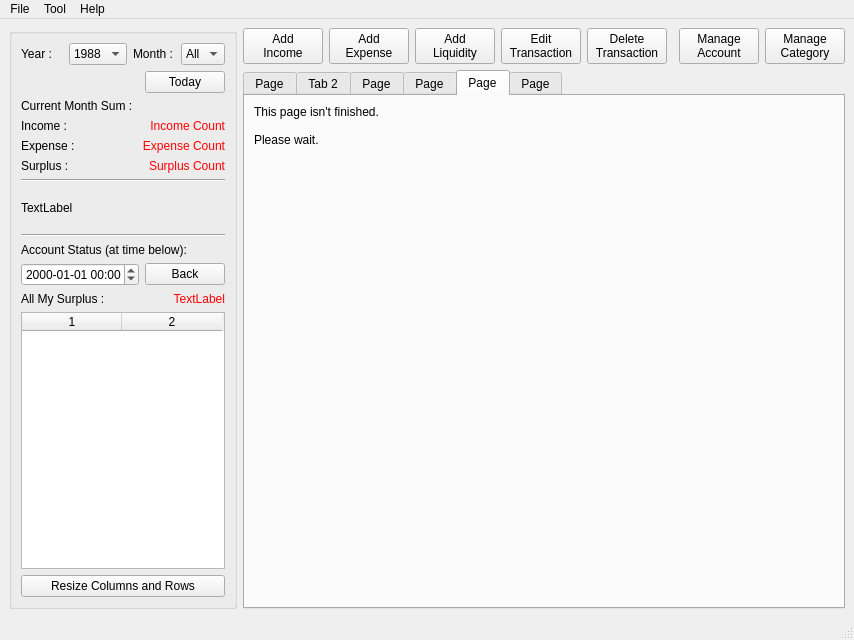
<?xml version="1.0" encoding="UTF-8"?>
<ui version="4.0">
 <class>accountBookMainWindow</class>
 <widget class="QMainWindow" name="accountBookMainWindow">
  <property name="geometry">
   <rect>
    <x>0</x>
    <y>0</y>
    <width>819</width>
    <height>640</height>
   </rect>
  </property>
  <property name="minimumSize">
   <size>
    <width>0</width>
    <height>640</height>
   </size>
  </property>
  <property name="windowTitle">
   <string>MainWindow</string>
  </property>
  <widget class="QWidget" name="centralwidget">
   <layout class="QGridLayout" name="gridLayout_2">
    <item row="0" column="0" rowspan="2">
     <widget class="QGroupBox" name="groupBox_2">
      <property name="minimumSize">
       <size>
        <width>228</width>
        <height>0</height>
       </size>
      </property>
      <property name="maximumSize">
       <size>
        <width>228</width>
        <height>16777215</height>
       </size>
      </property>
      <layout class="QGridLayout" name="gridLayout_3">
       <item row="0" column="0">
        <layout class="QHBoxLayout" name="horizontalLayout_2">
         <item>
          <widget class="QLabel" name="label">
           <property name="text">
            <string>Year :</string>
           </property>
          </widget>
         </item>
         <item>
          <widget class="QComboBox" name="comboBox">
           <item>
            <property name="text">
             <string>1988</string>
            </property>
           </item>
          </widget>
         </item>
         <item>
          <widget class="QLabel" name="label_2">
           <property name="text">
            <string>Month :</string>
           </property>
          </widget>
         </item>
         <item>
          <widget class="QComboBox" name="comboBox_2">
           <item>
            <property name="text">
             <string>All</string>
            </property>
           </item>
           <item>
            <property name="text">
             <string>1</string>
            </property>
           </item>
           <item>
            <property name="text">
             <string>2</string>
            </property>
           </item>
           <item>
            <property name="text">
             <string>3</string>
            </property>
           </item>
           <item>
            <property name="text">
             <string>4</string>
            </property>
           </item>
           <item>
            <property name="text">
             <string>5</string>
            </property>
           </item>
           <item>
            <property name="text">
             <string>6</string>
            </property>
           </item>
           <item>
            <property name="text">
             <string>7</string>
            </property>
           </item>
           <item>
            <property name="text">
             <string>8</string>
            </property>
           </item>
           <item>
            <property name="text">
             <string>9</string>
            </property>
           </item>
           <item>
            <property name="text">
             <string>10</string>
            </property>
           </item>
           <item>
            <property name="text">
             <string>11</string>
            </property>
           </item>
           <item>
            <property name="text">
             <string>12</string>
            </property>
           </item>
          </widget>
         </item>
        </layout>
       </item>
       <item row="1" column="0">
        <layout class="QHBoxLayout" name="horizontalLayout">
         <item>
          <spacer name="horizontalSpacer">
           <property name="orientation">
            <enum>Qt::Horizontal</enum>
           </property>
           <property name="sizeHint" stdset="0">
            <size>
             <width>172</width>
             <height>20</height>
            </size>
           </property>
          </spacer>
         </item>
         <item>
          <widget class="QPushButton" name="buttonBackToToday">
           <property name="text">
            <string>Today</string>
           </property>
          </widget>
         </item>
        </layout>
       </item>
       <item row="2" column="0">
        <layout class="QVBoxLayout" name="verticalLayout_2">
         <item>
          <widget class="QLabel" name="label_7">
           <property name="text">
            <string>Current Month Sum :</string>
           </property>
          </widget>
         </item>
         <item>
          <layout class="QGridLayout" name="gridLayout">
           <item row="0" column="0">
            <widget class="QLabel" name="label_8">
             <property name="text">
              <string>Income :</string>
             </property>
            </widget>
           </item>
           <item row="0" column="1">
            <widget class="QLabel" name="label_9">
             <property name="palette">
              <palette>
               <active>
                <colorrole role="WindowText">
                 <brush brushstyle="SolidPattern">
                  <color alpha="255">
                   <red>255</red>
                   <green>0</green>
                   <blue>0</blue>
                  </color>
                 </brush>
                </colorrole>
               </active>
               <inactive>
                <colorrole role="WindowText">
                 <brush brushstyle="SolidPattern">
                  <color alpha="255">
                   <red>255</red>
                   <green>0</green>
                   <blue>0</blue>
                  </color>
                 </brush>
                </colorrole>
               </inactive>
               <disabled>
                <colorrole role="WindowText">
                 <brush brushstyle="SolidPattern">
                  <color alpha="255">
                   <red>119</red>
                   <green>119</green>
                   <blue>119</blue>
                  </color>
                 </brush>
                </colorrole>
               </disabled>
              </palette>
             </property>
             <property name="text">
              <string>Income Count</string>
             </property>
             <property name="alignment">
              <set>Qt::AlignRight|Qt::AlignTrailing|Qt::AlignVCenter</set>
             </property>
            </widget>
           </item>
           <item row="1" column="0">
            <widget class="QLabel" name="label_10">
             <property name="text">
              <string>Expense :</string>
             </property>
            </widget>
           </item>
           <item row="1" column="1">
            <widget class="QLabel" name="label_11">
             <property name="palette">
              <palette>
               <active>
                <colorrole role="WindowText">
                 <brush brushstyle="SolidPattern">
                  <color alpha="255">
                   <red>255</red>
                   <green>0</green>
                   <blue>0</blue>
                  </color>
                 </brush>
                </colorrole>
               </active>
               <inactive>
                <colorrole role="WindowText">
                 <brush brushstyle="SolidPattern">
                  <color alpha="255">
                   <red>255</red>
                   <green>0</green>
                   <blue>0</blue>
                  </color>
                 </brush>
                </colorrole>
               </inactive>
               <disabled>
                <colorrole role="WindowText">
                 <brush brushstyle="SolidPattern">
                  <color alpha="255">
                   <red>119</red>
                   <green>119</green>
                   <blue>119</blue>
                  </color>
                 </brush>
                </colorrole>
               </disabled>
              </palette>
             </property>
             <property name="text">
              <string>Expense Count</string>
             </property>
             <property name="alignment">
              <set>Qt::AlignRight|Qt::AlignTrailing|Qt::AlignVCenter</set>
             </property>
            </widget>
           </item>
           <item row="2" column="0">
            <widget class="QLabel" name="label_12">
             <property name="text">
              <string>Surplus :</string>
             </property>
            </widget>
           </item>
           <item row="2" column="1">
            <widget class="QLabel" name="label_13">
             <property name="palette">
              <palette>
               <active>
                <colorrole role="WindowText">
                 <brush brushstyle="SolidPattern">
                  <color alpha="255">
                   <red>255</red>
                   <green>0</green>
                   <blue>0</blue>
                  </color>
                 </brush>
                </colorrole>
               </active>
               <inactive>
                <colorrole role="WindowText">
                 <brush brushstyle="SolidPattern">
                  <color alpha="255">
                   <red>255</red>
                   <green>0</green>
                   <blue>0</blue>
                  </color>
                 </brush>
                </colorrole>
               </inactive>
               <disabled>
                <colorrole role="WindowText">
                 <brush brushstyle="SolidPattern">
                  <color alpha="255">
                   <red>119</red>
                   <green>119</green>
                   <blue>119</blue>
                  </color>
                 </brush>
                </colorrole>
               </disabled>
              </palette>
             </property>
             <property name="text">
              <string>Surplus Count</string>
             </property>
             <property name="alignment">
              <set>Qt::AlignRight|Qt::AlignTrailing|Qt::AlignVCenter</set>
             </property>
            </widget>
           </item>
          </layout>
         </item>
        </layout>
       </item>
       <item row="3" column="0">
        <widget class="Line" name="line">
         <property name="orientation">
          <enum>Qt::Horizontal</enum>
         </property>
        </widget>
       </item>
       <item row="6" column="0">
        <widget class="QLabel" name="label_4">
         <property name="text">
          <string>Account Status (at time below):</string>
         </property>
        </widget>
       </item>
       <item row="7" column="0">
        <layout class="QHBoxLayout" name="horizontalLayout_4">
         <item>
          <widget class="QDateTimeEdit" name="dateTimeEdit">
           <property name="displayFormat">
            <string>yyyy-MM-dd HH:mm</string>
           </property>
          </widget>
         </item>
         <item>
          <widget class="QPushButton" name="buttonBackToCurTime">
           <property name="text">
            <string>Back</string>
           </property>
          </widget>
         </item>
        </layout>
       </item>
       <item row="8" column="0">
        <layout class="QHBoxLayout" name="horizontalLayout_3">
         <item>
          <widget class="QLabel" name="label_3">
           <property name="text">
            <string>All My Surplus :</string>
           </property>
          </widget>
         </item>
         <item>
          <widget class="QLabel" name="labelAllMySurplus">
           <property name="palette">
            <palette>
             <active>
              <colorrole role="WindowText">
               <brush brushstyle="SolidPattern">
                <color alpha="255">
                 <red>255</red>
                 <green>0</green>
                 <blue>0</blue>
                </color>
               </brush>
              </colorrole>
             </active>
             <inactive>
              <colorrole role="WindowText">
               <brush brushstyle="SolidPattern">
                <color alpha="255">
                 <red>255</red>
                 <green>0</green>
                 <blue>0</blue>
                </color>
               </brush>
              </colorrole>
             </inactive>
             <disabled>
              <colorrole role="WindowText">
               <brush brushstyle="SolidPattern">
                <color alpha="255">
                 <red>119</red>
                 <green>119</green>
                 <blue>119</blue>
                </color>
               </brush>
              </colorrole>
             </disabled>
            </palette>
           </property>
           <property name="text">
            <string>TextLabel</string>
           </property>
           <property name="alignment">
            <set>Qt::AlignRight|Qt::AlignTrailing|Qt::AlignVCenter</set>
           </property>
          </widget>
         </item>
        </layout>
       </item>
       <item row="9" column="0">
        <widget class="QTableWidget" name="tableAccount">
         <property name="sortingEnabled">
          <bool>true</bool>
         </property>
         <property name="columnCount">
          <number>2</number>
         </property>
         <column/>
         <column/>
        </widget>
       </item>
       <item row="10" column="0">
        <widget class="QPushButton" name="buttonResize">
         <property name="text">
          <string>Resize Columns and Rows</string>
         </property>
        </widget>
       </item>
       <item row="5" column="0">
        <widget class="Line" name="line_2">
         <property name="orientation">
          <enum>Qt::Horizontal</enum>
         </property>
        </widget>
       </item>
       <item row="4" column="0">
        <widget class="QLabel" name="labelBanner">
         <property name="minimumSize">
          <size>
           <width>0</width>
           <height>40</height>
          </size>
         </property>
         <property name="maximumSize">
          <size>
           <width>16777215</width>
           <height>40</height>
          </size>
         </property>
         <property name="text">
          <string>TextLabel</string>
         </property>
        </widget>
       </item>
      </layout>
     </widget>
    </item>
    <item row="0" column="1">
     <widget class="QPushButton" name="buttonNewIncome">
      <property name="text">
       <string>Add
Income</string>
      </property>
     </widget>
    </item>
    <item row="0" column="2">
     <widget class="QPushButton" name="buttonNewExpense">
      <property name="text">
       <string>Add
Expense</string>
      </property>
     </widget>
    </item>
    <item row="0" column="3">
     <widget class="QPushButton" name="buttonNewLiquidity">
      <property name="text">
       <string>Add
Liquidity</string>
      </property>
     </widget>
    </item>
    <item row="0" column="4">
     <widget class="QPushButton" name="buttonEdit">
      <property name="text">
       <string>Edit
Transaction</string>
      </property>
     </widget>
    </item>
    <item row="0" column="5">
     <widget class="QPushButton" name="buttonDelete">
      <property name="text">
       <string>Delete
Transaction</string>
      </property>
     </widget>
    </item>
    <item row="0" column="6">
     <spacer name="horizontalSpacer_4">
      <property name="orientation">
       <enum>Qt::Horizontal</enum>
      </property>
      <property name="sizeHint" stdset="0">
       <size>
        <width>40</width>
        <height>20</height>
       </size>
      </property>
     </spacer>
    </item>
    <item row="0" column="7">
     <widget class="QPushButton" name="buttonManageAccount">
      <property name="text">
       <string>Manage
Account</string>
      </property>
     </widget>
    </item>
    <item row="0" column="8">
     <widget class="QPushButton" name="buttonManageCategory">
      <property name="text">
       <string>Manage
Category</string>
      </property>
     </widget>
    </item>
    <item row="1" column="1" colspan="8">
     <widget class="QTabWidget" name="mainTabWidget">
      <property name="minimumSize">
       <size>
        <width>500</width>
        <height>0</height>
       </size>
      </property>
      <property name="currentIndex">
       <number>4</number>
      </property>
      <widget class="QWidget" name="tabStatistics">
       <attribute name="title">
        <string>Page</string>
       </attribute>
       <layout class="QGridLayout" name="gridLayout_4">
        <item row="0" column="0" rowspan="5" colspan="5">
         <widget class="QTreeWidget" name="treeStatistics">
          <property name="columnCount">
           <number>3</number>
          </property>
          <column>
           <property name="text">
            <string notr="true">1</string>
           </property>
          </column>
          <column>
           <property name="text">
            <string notr="true">2</string>
           </property>
          </column>
          <column>
           <property name="text">
            <string notr="true">3</string>
           </property>
          </column>
         </widget>
        </item>
        <item row="5" column="0">
         <widget class="QPushButton" name="buttonShowBigType">
          <property name="text">
           <string>Summary</string>
          </property>
         </widget>
        </item>
        <item row="5" column="2">
         <widget class="QPushButton" name="buttonShowSmallType">
          <property name="text">
           <string>Detail</string>
          </property>
         </widget>
        </item>
        <item row="5" column="1">
         <widget class="QPushButton" name="buttonShowMidType">
          <property name="text">
           <string>General</string>
          </property>
         </widget>
        </item>
        <item row="5" column="3">
         <spacer name="horizontalSpacer_3">
          <property name="orientation">
           <enum>Qt::Horizontal</enum>
          </property>
          <property name="sizeHint" stdset="0">
           <size>
            <width>40</width>
            <height>20</height>
           </size>
          </property>
         </spacer>
        </item>
       </layout>
      </widget>
      <widget class="QWidget" name="tabIncome">
       <attribute name="title">
        <string>Tab 2</string>
       </attribute>
       <layout class="QGridLayout" name="gridLayout_6">
        <item row="0" column="0" colspan="2">
         <widget class="QTableWidget" name="tableIncome">
          <attribute name="horizontalHeaderShowSortIndicator" stdset="0">
           <bool>true</bool>
          </attribute>
          <attribute name="verticalHeaderVisible">
           <bool>false</bool>
          </attribute>
         </widget>
        </item>
       </layout>
      </widget>
      <widget class="QWidget" name="tabExpense">
       <attribute name="title">
        <string>Page</string>
       </attribute>
       <layout class="QGridLayout" name="gridLayout_9">
        <item row="0" column="0">
         <widget class="QTableWidget" name="tableExpense">
          <attribute name="horizontalHeaderShowSortIndicator" stdset="0">
           <bool>true</bool>
          </attribute>
          <attribute name="verticalHeaderVisible">
           <bool>false</bool>
          </attribute>
         </widget>
        </item>
       </layout>
      </widget>
      <widget class="QWidget" name="tabLiquidity">
       <attribute name="title">
        <string>Page</string>
       </attribute>
       <layout class="QGridLayout" name="gridLayout_7">
        <item row="0" column="0">
         <widget class="QTableWidget" name="tableLiquidity">
          <attribute name="horizontalHeaderShowSortIndicator" stdset="0">
           <bool>true</bool>
          </attribute>
          <attribute name="verticalHeaderVisible">
           <bool>false</bool>
          </attribute>
         </widget>
        </item>
       </layout>
      </widget>
      <widget class="QWidget" name="tabDebt">
       <attribute name="title">
        <string>Page</string>
       </attribute>
       <layout class="QGridLayout" name="gridLayout_5">
        <item row="0" column="0">
         <widget class="QLabel" name="label_14">
          <property name="text">
           <string>This page isn't finished.

Please wait.</string>
          </property>
         </widget>
        </item>
        <item row="1" column="0">
         <spacer name="verticalSpacer_2">
          <property name="orientation">
           <enum>Qt::Vertical</enum>
          </property>
          <property name="sizeHint" stdset="0">
           <size>
            <width>20</width>
            <height>40</height>
           </size>
          </property>
         </spacer>
        </item>
       </layout>
      </widget>
      <widget class="QWidget" name="tabCalculate">
       <attribute name="title">
        <string>Page</string>
       </attribute>
       <layout class="QGridLayout" name="gridLayout_13">
        <item row="0" column="0">
         <layout class="QGridLayout" name="gridLayout_12">
          <item row="0" column="4" rowspan="2">
           <widget class="QLabel" name="label_5">
            <property name="text">
             <string>+</string>
            </property>
           </widget>
          </item>
          <item row="0" column="6" rowspan="2">
           <widget class="QPushButton" name="buttonPlus">
            <property name="text">
             <string>=</string>
            </property>
           </widget>
          </item>
          <item row="0" column="7" rowspan="2">
           <widget class="QLabel" name="label_6">
            <property name="text">
             <string>N/A</string>
            </property>
           </widget>
          </item>
          <item row="0" column="0" rowspan="2" colspan="4">
           <widget class="QLineEdit" name="lineEdit"/>
          </item>
          <item row="0" column="5" rowspan="2">
           <widget class="QLineEdit" name="lineEdit_2"/>
          </item>
          <item row="2" column="4" rowspan="2">
           <widget class="QLabel" name="label_16">
            <property name="text">
             <string>-</string>
            </property>
           </widget>
          </item>
          <item row="2" column="6" rowspan="2">
           <widget class="QPushButton" name="buttonMinus">
            <property name="text">
             <string>=</string>
            </property>
           </widget>
          </item>
          <item row="2" column="7" rowspan="2">
           <widget class="QLabel" name="label_17">
            <property name="text">
             <string>N/A</string>
            </property>
           </widget>
          </item>
          <item row="2" column="0" rowspan="2" colspan="4">
           <widget class="QLineEdit" name="lineEdit_5"/>
          </item>
          <item row="2" column="5" rowspan="2">
           <widget class="QLineEdit" name="lineEdit_6"/>
          </item>
          <item row="4" column="4" rowspan="2">
           <widget class="QLabel" name="label_18">
            <property name="text">
             <string>*</string>
            </property>
           </widget>
          </item>
          <item row="4" column="6" rowspan="2">
           <widget class="QPushButton" name="buttonMultiply">
            <property name="text">
             <string>=</string>
            </property>
           </widget>
          </item>
          <item row="4" column="7" rowspan="2">
           <widget class="QLabel" name="label_19">
            <property name="text">
             <string>N/A</string>
            </property>
           </widget>
          </item>
          <item row="4" column="0" rowspan="2" colspan="4">
           <widget class="QLineEdit" name="lineEdit_7"/>
          </item>
          <item row="4" column="5" rowspan="2">
           <widget class="QLineEdit" name="lineEdit_8"/>
          </item>
          <item row="6" column="4" rowspan="2">
           <widget class="QLabel" name="label_20">
            <property name="text">
             <string>/</string>
            </property>
           </widget>
          </item>
          <item row="6" column="6" rowspan="2">
           <widget class="QPushButton" name="buttonDivide">
            <property name="text">
             <string>=</string>
            </property>
           </widget>
          </item>
          <item row="6" column="7" rowspan="2">
           <widget class="QLabel" name="label_21">
            <property name="text">
             <string>N/A</string>
            </property>
           </widget>
          </item>
          <item row="6" column="5" rowspan="2">
           <widget class="QLineEdit" name="lineEdit_10"/>
          </item>
          <item row="8" column="0" colspan="4">
           <widget class="QLabel" name="label_30">
            <property name="text">
             <string>N/A</string>
            </property>
           </widget>
          </item>
          <item row="9" column="0" colspan="4">
           <widget class="QLabel" name="label_35">
            <property name="text">
             <string>N/A</string>
            </property>
           </widget>
          </item>
          <item row="10" column="0" colspan="4">
           <widget class="QLabel" name="label_40">
            <property name="text">
             <string>N/A</string>
            </property>
           </widget>
          </item>
          <item row="11" column="0" colspan="4">
           <widget class="QLabel" name="label_45">
            <property name="text">
             <string>N/A</string>
            </property>
           </widget>
          </item>
          <item row="12" column="0" colspan="4">
           <widget class="QLabel" name="label_50">
            <property name="text">
             <string>N/A</string>
            </property>
           </widget>
          </item>
          <item row="8" column="7">
           <widget class="QLabel" name="label_34">
            <property name="text">
             <string>N/A</string>
            </property>
           </widget>
          </item>
          <item row="9" column="7">
           <widget class="QLabel" name="label_38">
            <property name="text">
             <string>N/A</string>
            </property>
           </widget>
          </item>
          <item row="10" column="7">
           <widget class="QLabel" name="label_43">
            <property name="text">
             <string>N/A</string>
            </property>
           </widget>
          </item>
          <item row="11" column="7">
           <widget class="QLabel" name="label_48">
            <property name="text">
             <string>N/A</string>
            </property>
           </widget>
          </item>
          <item row="12" column="7">
           <widget class="QLabel" name="label_53">
            <property name="text">
             <string>N/A</string>
            </property>
           </widget>
          </item>
          <item row="8" column="6">
           <widget class="QLabel" name="label_33">
            <property name="text">
             <string>=</string>
            </property>
           </widget>
          </item>
          <item row="9" column="6">
           <widget class="QLabel" name="label_36">
            <property name="text">
             <string>=</string>
            </property>
           </widget>
          </item>
          <item row="10" column="6">
           <widget class="QLabel" name="label_41">
            <property name="text">
             <string>=</string>
            </property>
           </widget>
          </item>
          <item row="11" column="6">
           <widget class="QLabel" name="label_46">
            <property name="text">
             <string>=</string>
            </property>
           </widget>
          </item>
          <item row="12" column="6">
           <widget class="QLabel" name="label_51">
            <property name="text">
             <string>=</string>
            </property>
           </widget>
          </item>
          <item row="8" column="5">
           <widget class="QLabel" name="label_32">
            <property name="text">
             <string>N/A</string>
            </property>
           </widget>
          </item>
          <item row="9" column="5">
           <widget class="QLabel" name="label_37">
            <property name="text">
             <string>N/A</string>
            </property>
           </widget>
          </item>
          <item row="10" column="5">
           <widget class="QLabel" name="label_42">
            <property name="text">
             <string>N/A</string>
            </property>
           </widget>
          </item>
          <item row="11" column="5">
           <widget class="QLabel" name="label_47">
            <property name="text">
             <string>N/A</string>
            </property>
           </widget>
          </item>
          <item row="12" column="5">
           <widget class="QLabel" name="label_52">
            <property name="text">
             <string>N/A</string>
            </property>
           </widget>
          </item>
          <item row="8" column="4">
           <widget class="QLabel" name="label_31">
            <property name="text">
             <string>N/A</string>
            </property>
           </widget>
          </item>
          <item row="9" column="4">
           <widget class="QLabel" name="label_39">
            <property name="text">
             <string>N/A</string>
            </property>
           </widget>
          </item>
          <item row="10" column="4">
           <widget class="QLabel" name="label_44">
            <property name="text">
             <string>N/A</string>
            </property>
           </widget>
          </item>
          <item row="11" column="4">
           <widget class="QLabel" name="label_49">
            <property name="text">
             <string>N/A</string>
            </property>
           </widget>
          </item>
          <item row="12" column="4">
           <widget class="QLabel" name="label_54">
            <property name="text">
             <string>N/A</string>
            </property>
           </widget>
          </item>
          <item row="6" column="0" rowspan="2" colspan="4">
           <widget class="QLineEdit" name="lineEdit_9"/>
          </item>
         </layout>
        </item>
        <item row="1" column="0">
         <spacer name="verticalSpacer">
          <property name="orientation">
           <enum>Qt::Vertical</enum>
          </property>
          <property name="sizeHint" stdset="0">
           <size>
            <width>20</width>
            <height>40</height>
           </size>
          </property>
         </spacer>
        </item>
        <item row="0" column="1">
         <spacer name="horizontalSpacer_2">
          <property name="orientation">
           <enum>Qt::Horizontal</enum>
          </property>
          <property name="sizeHint" stdset="0">
           <size>
            <width>40</width>
            <height>20</height>
           </size>
          </property>
         </spacer>
        </item>
       </layout>
      </widget>
     </widget>
    </item>
   </layout>
  </widget>
  <widget class="QMenuBar" name="menubar">
   <property name="geometry">
    <rect>
     <x>0</x>
     <y>0</y>
     <width>819</width>
     <height>19</height>
    </rect>
   </property>
   <widget class="QMenu" name="menuFile">
    <property name="title">
     <string>File</string>
    </property>
    <widget class="QMenu" name="menuImport_Export">
     <property name="title">
      <string>Import / Export</string>
     </property>
     <addaction name="actionImport_another_data_file"/>
     <addaction name="actionExport_Data_As_Text_File"/>
    </widget>
    <addaction name="actionBackup_Data_File"/>
    <addaction name="actionSet_Password"/>
    <addaction name="separator"/>
    <addaction name="menuImport_Export"/>
    <addaction name="separator"/>
    <addaction name="actionExit"/>
   </widget>
   <widget class="QMenu" name="menuTool">
    <property name="title">
     <string>Tool</string>
    </property>
    <addaction name="actionOptions"/>
    <addaction name="actionResize_Columes_and_Rows"/>
   </widget>
   <widget class="QMenu" name="menuHelp">
    <property name="title">
     <string>Help</string>
    </property>
    <addaction name="actionAbout_accountBook"/>
   </widget>
   <addaction name="menuFile"/>
   <addaction name="menuTool"/>
   <addaction name="menuHelp"/>
  </widget>
  <widget class="QStatusBar" name="statusbar"/>
  <action name="actionBackup_Data_File">
   <property name="text">
    <string>Backup Data File</string>
   </property>
  </action>
  <action name="actionSet_Password">
   <property name="text">
    <string>Set Password</string>
   </property>
  </action>
  <action name="actionImport_another_data_file">
   <property name="text">
    <string>Import Another Data File</string>
   </property>
  </action>
  <action name="actionExport_Data_As_Text_File">
   <property name="text">
    <string>Export Data As Text File</string>
   </property>
  </action>
  <action name="actionExit">
   <property name="text">
    <string>Exit</string>
   </property>
  </action>
  <action name="actionOptions">
   <property name="text">
    <string>Options</string>
   </property>
  </action>
  <action name="actionResize_Columes_and_Rows">
   <property name="text">
    <string>Resize Columes and Rows</string>
   </property>
  </action>
  <action name="actionAbout_accountBook">
   <property name="text">
    <string>About accountBook</string>
   </property>
  </action>
 </widget>
 <resources/>
 <connections/>
</ui>
